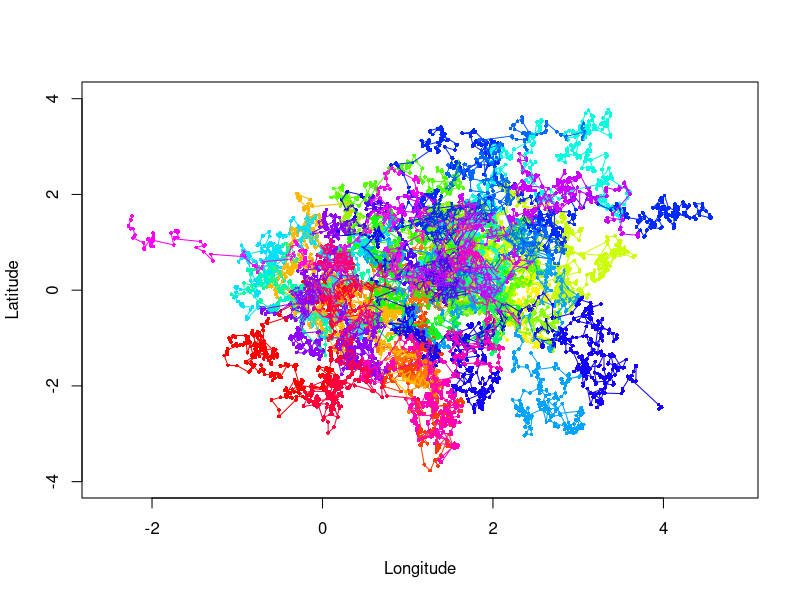

Recreate this plot in R.
###########################################################################################
###########################################################################################
#####                                                                                 #####
##### Create sample data for the PhysMove R Package                                   #####
##### Last updated: January 10, 2022                                                  #####
#####                                                                                 #####
###########################################################################################
###########################################################################################

# Calculate random telemetry data where displacement lengths follow an exponential distribution,
# evidence of directed motion, and high intraspecific variation

# Set track parameters
n.tracks <- 25 # how many tracks do you want to make?
lambda <- 0.125 # exponential exponent for all tracks
distmin <- 2.5e-1 # minimum distance in km

# Turning angles (forward, backwards, and random angles must sum to 1)
directedforward <- 0.3 # percent of angles showing forward directed movement - this ends up being
# split into 330-360 and 0-30 degree angles below
directedbackward <- 0.3 # percent of angles showing backward directed movement
random <- 0.4 # percent of angles showing random movement

# Tagging location
set.seed(1)
startLatRange <- stats::runif(n.tracks,0,2) # random tagging location between 0-2 deg latitude
set.seed(2) # stop lat and long from having identical values
startLonRange <- stats::runif(n.tracks,0,2) # random tagging location between 0-2 deg longitude

#startLonRange <- startLatRange <- rep (0, n.tracks) # To experiment with all tags starting at (0,0)

# Tagging dates
set.seed(1)
dates <- sample(seq(as.POSIXct('2015-01-01 12:00:00'), as.POSIXct('2020-01-01 24:00:00'),
                    by="day"), n.tracks)

# Create dataframe
tracks <- data.frame("ref"=0,"lon"=startLonRange[1],"lat"=startLatRange[1],"day"=dates[1]) # initialize data frame

# Number of locations per track
set.seed(1)
samplesize <- floor(stats::runif(n.tracks,200,1000)) # how many locations is the track going to have
# default is: min 200 and max 1000

# Parameters needed to create location data
Radius <- 6371 # Earth Radius in km (displacements are in km)
rad <- 3.141592653589793/180 # Python has more digits of pi than R, so value pasted here instead of "pi"

# Create tracks with parameters set above
i=1
for (i in 1:n.tracks){ # for each track
  set.seed(1)

  r <- stats::runif(samplesize[i]-1,0,1) # create i displacements based on a uniform distribution between 0-1
  # exp_x <- r # If you want to folllow a uniform dist instead of an exponential 
  exp_x <- distmin-(1/lambda)*log(1-r) # convert displacements to an exponential distribution with an xmin

  # calculate angles
  set.seed(1)
  directedForwardAngle1 <- round(stats::runif((ceiling((directedforward/2)*samplesize[i])),330,360),2)
  set.seed(1)
  directedForwardAngle2 <- round(stats::runif((ceiling((directedforward/2)*samplesize[i])),0,30),2)
  set.seed(1)
  directedBackwardAngle <- round(stats::runif((ceiling((directedbackward)*samplesize[i])),150,210),2)
  set.seed(1)
  randomAngle <- stats::runif(ceiling((random*samplesize[i])),0,360)

  # combine angles in vector
  angles <- c(directedForwardAngle1,directedForwardAngle2,directedBackwardAngle,randomAngle)
  set.seed(1)
  # randomize the order of the angles, if  rounding during "calculate angles" caused too many angles
  # this will correct it
  angles <- sample(angles,samplesize[i])
  tracks <- rbind(tracks,c(data.frame("ref"=rep(i,samplesize[i]),"lon"=rep(startLonRange[i],samplesize[i]),"lat"=rep(startLatRange[i],samplesize[i]),
                                          "day"=rep(dates[i],samplesize[i]))))
  if (i==1){ # start position for dataframe
    startRow <- 1
  } else {
    startRow <- sum(samplesize[1:i-1])+1
  }

  j=1
  for (j in 1:(samplesize[i]-1)){ # for each new location in each track
    d <- exp_x[j] # random displacement from exp dist
    a <- angles[j]*(rad) # random angle from those created previously
    lat1 <- tracks$lat[startRow+j]*(rad) # convert current lat location to radians
    long1 <- tracks$lon[startRow+j]*(rad) # convert current long location to radians
    # calculate new lat in radians based on angle and distance
    lat2 <- asin(sin(lat1)*cos(d/Radius) + cos(lat1)*sin(d/Radius)*cos(a))
    # calculate new long in radians based on angle and distance
    long2 <- long1 + atan2(sin(a)*sin(d/Radius)*cos(lat1),cos(d/Radius)-sin(lat1)*sin(lat2))
    tracks$lon[startRow+j+1] <- long2/rad # convert to degrees and save in dataframe
    tracks$lat[startRow+j+1] <- lat2/rad # convert to degrees and save in dataframe
    # Advance time by 1 day
    tracks$day[startRow+j+1] <- tracks$day[startRow+j]+(24*60*60)
  }
}
tracks <- tracks[-1,] # remove starting row
row.names(tracks) <- 1:nrow(tracks) # rename rows 1:n

# Plot tracks
cols <- data.frame(
  col = grDevices::rainbow(length(unique(tracks$ref))),
  id = unique(tracks$ref)
)

with(tracks, {
  plot(lon,lat,pch = 16, col = cols$col[match(ref, cols$id)], type = "p",
       ylim=c(min(lat)-0.25,max(lat)+0.25),xlim=c(min(lon)-0.25,max(lon)+0.25),cex=0.5,
       ylab="Latitude", xlab="Longitude")
  for (l in unique(ref)) {
    # print(cols$col[match(l, cols$id)])
    graphics::lines(lon[ref == l], lat[ref == l], type = "l", col = cols$col[match(l, cols$id)])
  }
})

rm(list=ls()[! ls() %in% c("tracks")]) # remove temporary vectors etc

##################################
## Set working directory and save
##################################
# setwd()
save(tracks, file = "tracks.RData")
